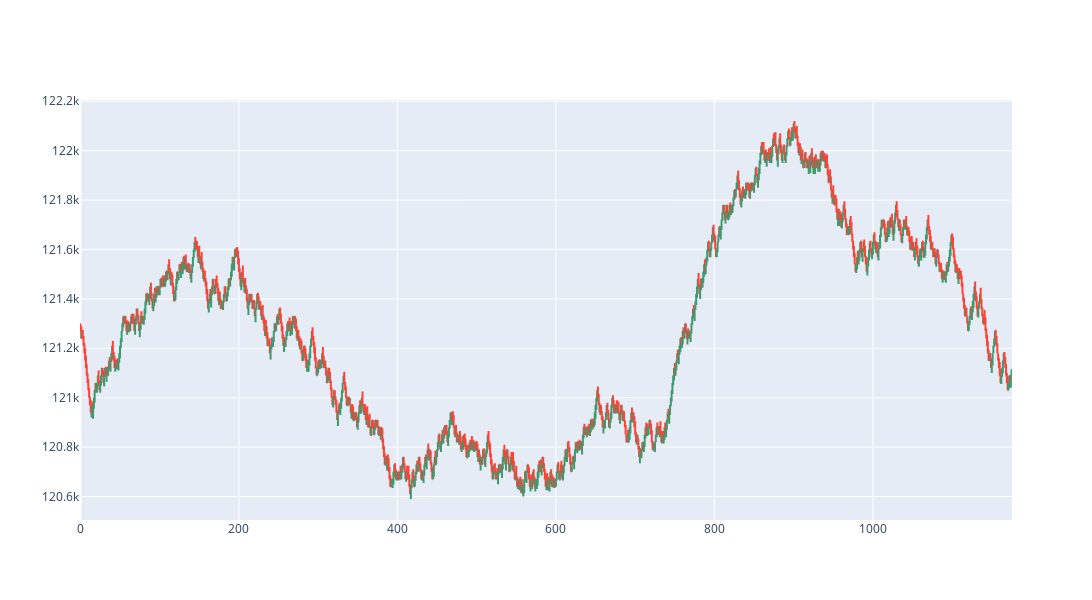

The notebook cell saved with this chart:
### Code cell
def plot_chart():
    fig = go.Figure(
        data=go.Ohlc(
            open=ohlc["open"],
            high=ohlc["high"],
            low=ohlc["low"],
            close=ohlc["close"],
        )
    )

    fig.update(layout_xaxis_rangeslider_visible=False)

    fig.update_layout(
        autosize=True,
        width=1500,
        height=600,
    )

    return fig


plot_chart()

### Figure 1 — Plotly figure (JSON) as saved in the notebook; plotly's stock layout.template omitted (floating-point values rounded to 4 significant figures; data arrays with more than 128 entries replaced by an {"elided": "..."} marker saying what was removed)
{"data": [{"close": {"elided": "1176 int values"}, "high": {"elided": "1176 int values"}, "low": {"elided": "1176 int values"}, "open": {"elided": "1176 int values"}, "type": "ohlc"}], "layout": {"autosize": true, "height": 600, "width": 1500, "xaxis": {"rangeslider": {"visible": false}}}}
